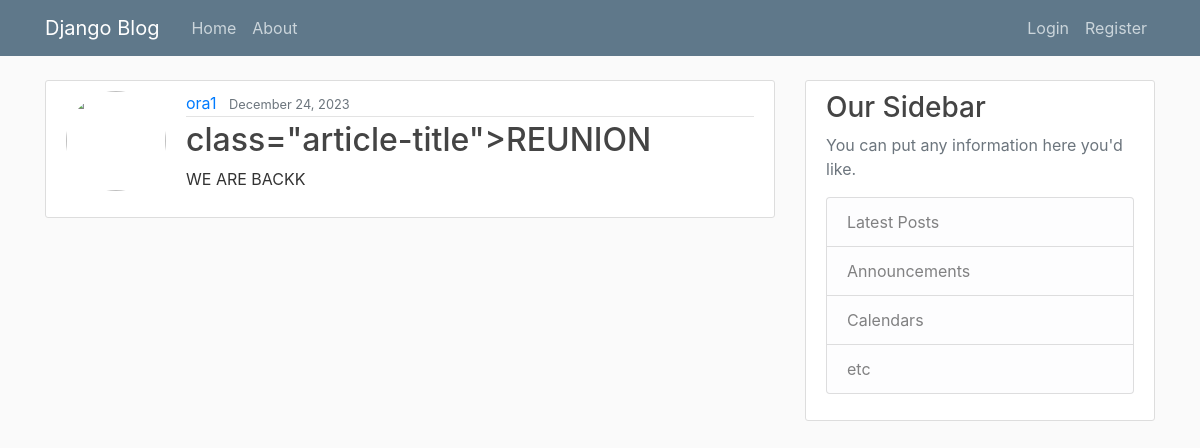
/post/10, run on the app's committed database.
### blog/models.py (models this page shows, shortened)
class Post(models.Model):
    title = models.CharField(max_length=100)
    content = models.TextField()
    date_posted = models.DateTimeField(default=timezone.now)
    author = models.ForeignKey(User, on_delete=models.CASCADE)

### blog/views.py (the view)
# urls.py: path('post/<int:pk>', PostDetailView.as_view(), name='post-detail'),
class PostDetailView(DetailView):
    model = Post

### blog/templates/blog/post_detail.html
{% extends "blog/base.html" %}
{% block content %}
    <article class="media content-section">
        <img class="rounded-circle account-img" src="{{ object.profile.image.url }}" style="width: 100px; height: 100px;">
        <div class="media-body">
        <div class="article-metadata">
            <a class="mr-2" href="#">{{ object.author }}</a>
            <small class="text-muted">{{ object.date_posted|date:"F d, Y" }}</small>
        </div>
        <h2> class="article-title">{{ object.title }}</h2>
        <p class="article-content">{{ object.content }}</p>
    </div>
    </article>
{% endblock content %}

### static/blog/main.css (style rules this page uses)
body { background: #fafafa; color: #333333; margin-top: 5rem; }
h1, h2, h3, h4, h5, h6 { color: #444444; }
.content-section { background: #ffffff; padding: 10px 20px; border: 1px solid #dddddd; border-radius: 3px; margin-bottom: 20px; }
.article-content { white-space: pre-line; }
.article-metadata { padding-bottom: 1px; margin-bottom: 4px; border-bottom: 1px solid #e3e3e3 }
.account-img { height: 125px; width: 125px; margin-right: 20px; margin-bottom: 16px; }

### data on the page
Post: author "ora1", date_posted "December 24, 2023", title "REUNION", content "WE ARE BACKK"
